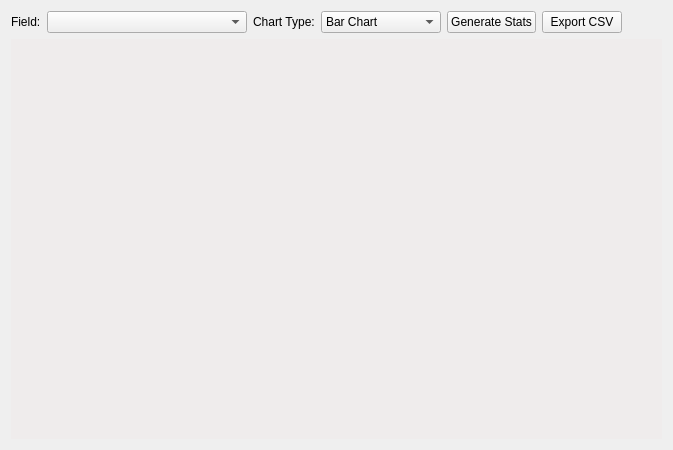
     <widget class="QWidget" name="tabWidgetPage_statistics">
      <attribute name="title">
       <string>Statistics</string>
      </attribute>
      <layout class="QVBoxLayout" name="verticalLayout_statistics">
       <item>
        <layout class="QHBoxLayout" name="horizontalLayout_stats_controls">
         <item>
          <widget class="QLabel" name="label_stats_field">
           <property name="text">
            <string>Field:</string>
           </property>
          </widget>
         </item>
         <item>
          <widget class="QComboBox" name="comboBox_stats_field">
           <property name="minimumSize">
            <size>
             <width>200</width>
             <height>0</height>
            </size>
           </property>
          </widget>
         </item>
         <item>
          <widget class="QLabel" name="label_stats_type">
           <property name="text">
            <string>Chart Type:</string>
           </property>
          </widget>
         </item>
         <item>
          <widget class="QComboBox" name="comboBox_stats_type">
           <property name="minimumSize">
            <size>
             <width>120</width>
             <height>0</height>
            </size>
           </property>
           <item>
            <property name="text">
             <string>Bar Chart</string>
            </property>
           </item>
           <item>
            <property name="text">
             <string>Pie Chart</string>
            </property>
           </item>
          </widget>
         </item>
         <item>
          <widget class="QPushButton" name="pushButton_quant">
           <property name="text">
            <string>Generate Stats</string>
           </property>
          </widget>
         </item>
         <item>
          <widget class="QPushButton" name="pushButton_export_stats">
           <property name="text">
            <string>Export CSV</string>
           </property>
          </widget>
         </item>
         <item>
          <spacer name="horizontalSpacer_stats">
           <property name="orientation">
            <enum>Qt::Horizontal</enum>
           </property>
           <property name="sizeHint" stdset="0">
            <size>
             <width>40</width>
             <height>20</height>
            </size>
           </property>
          </spacer>
         </item>
        </layout>
       </item>
       <item>
        <widget class="Mplwidget" name="widget_stats" native="true">
         <property name="sizePolicy">
          <sizepolicy hsizetype="Expanding" vsizetype="Expanding">
           <horstretch>0</horstretch>
           <verstretch>0</verstretch>
          </sizepolicy>
         </property>
         <property name="minimumSize">
          <size>
           <width>0</width>
           <height>400</height>
          </size>
         </property>
         <property name="styleSheet">
          <string notr="true">background-color: rgb(239, 236, 236);</string>
         </property>
        </widget>
       </item>
      </layout>
     </widget>
